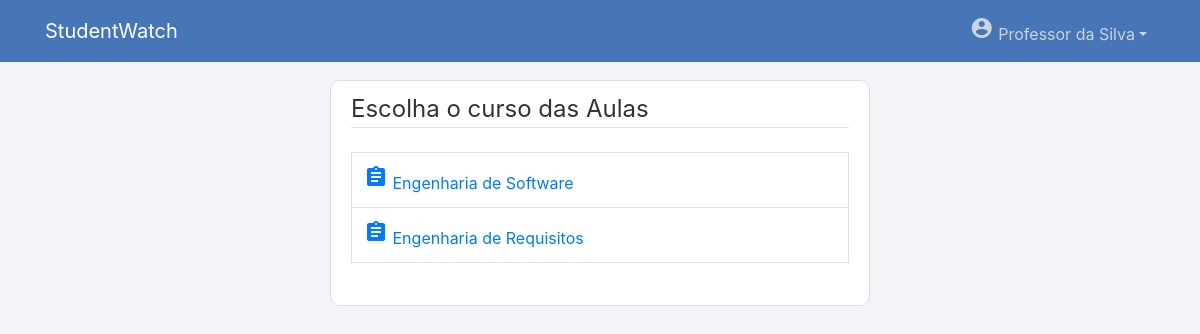
The page /filtrarAula/ (signed in) on the database its author committed.
### users/models.py (models this page shows, shortened)
class User(AbstractUser):
    username = models.EmailField(_('username'), unique=False)
    email = models.EmailField(_('email address'), unique=True)
    tipo = models.CharField(max_length=100)

### manager/models.py (models this page shows, shortened)
class Curso(models.Model):
    nome = models.CharField(max_length=100)
    descricao = models.TextField(max_length=500)
    coordenador = models.ForeignKey(CoordenadorProfile, on_delete=models.SET_NULL, null=True)

### manager/views.py (the view)
# urls.py: path('filtrarAula/', views.filtrarAula, name='filtrarAula'),
@login_required
@permission_required("manager.view_aula", raise_exception=True)
def filtrarAula(request):
    if request.user.tipo == "Coordenador":
        cursos = Curso.objects.filter(coordenador = request.user.coordenador_profile.id)
    else:
        cursos = Curso.objects.all()
    if(cursos == [] or not cursos):
        cursos = None
        messages.warning(request, f"Não há cursos")
    context = {
        'cursos': cursos,
    }
    return render(request, 'manager/filtrar-aula.html', context)

### manager/templates/manager/filtrar-aula.html
{% extends "page/base.html" %}
{% block content %}
    <div class="content-section">
        <fieldset class="form-group">
            <legend class="border-bottom mb-4">Escolha o curso das Aulas</legend>
            <table class="table table-bordered">
                {% for curso in cursos %}
                <tr>
                    <td>
                        <a href="{% url 'gerenciarAula' curso.id %}"><span class="material-icons">assignment</span> {{ curso.nome }}</a>
                    </td>
                </tr>
                {% endfor %}
            </table>
        </fieldset>
    </div>
{% endblock content %}

### page/templates/page/base.html (shortened to what this page needs)
{% load static %}
<!DOCTYPE html>
<html lang="en">
<head>
    <link rel="stylesheet" href="https://stackpath.bootstrapcdn.com/bootstrap/4.1.3/css/bootstrap.min.css">
    <link rel="stylesheet" type="text/css" href="{% static 'page/main.css' %}">
    <link rel="stylesheet" href="https://code.jquery.com/ui/1.12.1/themes/base/jquery-ui.css" />
</head>
<body>
    <header class="site-header">
        <nav class="navbar navbar-expand-md navbar-dark bg-steel fixed-top">
          <div class="container">
            {% if user.is_authenticated and user.is_staff %}
              <a class="navbar-brand mr-4" href="{% url 'page-home' %}">StudentWatch | <b>Admin</b></a>
            {% else %}
              <a class="navbar-brand mr-4" href="{% url 'page-home' %}">StudentWatch</a>
            {% endif %}
            <div class="collapse navbar-collapse" id="navbarToggle">
              <div class="navbar-nav">
                {% if user.is_authenticated %}
                  <div class="nav-item dropdown">
                    <a class="nav-link dropdown-toggle" data-toggle="dropdown" href="#" role="button" aria-haspopup="true" aria-expanded="false"><span class="material-icons">account_circle</span> {{ user.first_name }} {{ user.last_name }}</a>
                  </div>
                {% else %}
                  <a class="nav-item nav-link" href="{% url 'login' %}"><span class="material-icons">login</span></a>
                {% endif %}
              </div>
            </div>
          </div>
        </nav>
    </header>
    <main role="main" class="container">
        <div class="row">
          <div class="col-sm-3"></div>
          <div class="col-md-6">
            {% block content %}{% endblock %}
          </div>
          <div class="col-sm-3"></div>
        </div>
      </main>
</body>
</html>

### page/static/page/main.css (style rules this page uses)
body { background: #f2f4f7; color: #333333; margin-top: 5rem; }
.bg-steel { background-color: #4675b8; }
.site-header .navbar-nav .nav-link { color: #cbd5db; }
.content-section { background: #ffffff; padding: 10px 20px; border: 1px solid #dddddd; border-radius: 10px; margin-bottom: 20px; }

### rows shown on the page
User: first_name "Professor", last_name "da Silva"
Curso: nome "Engenharia de Software"
Curso: nome "Engenharia de Requisitos"
